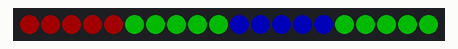
Recording of a sketch running on a simulated Arduino Uno, built with avr-gcc and run on an emulated ATmega328P. Parts: 20 RGB LEDs in strip order, left to right. Dim RGB values are drawn brighter than linear; colours are those a GRB WS2812 strip shows for the declared byte order.

Above: at 1.72 s.
At 2.47 s:
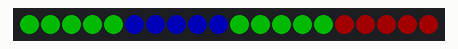
At 2.92 s:
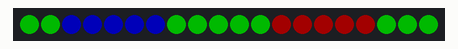
At 3.37 s:
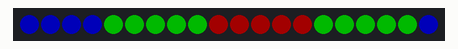
At 4.12 s:
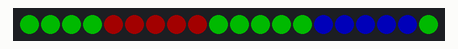
At 4.87 s:
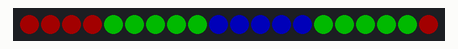

Measured:
- by itself, everything shown: repeats every 3.0 s, in 20 steps

The sketch:

Candy_Cane.ino
```cpp
//***************************************************************
// "candy cane" stripes
// Original code concept by Christopher Kirkman
// https://plus.google.com/118127046082317810519/posts/WfEcTXiroke
//
// Modified to use EVERY_N timer, added option to travel in
// reverse, and added a third color option.
//
// Marc Miller, Dec 2017
// Add randomness for number of colors and length, Dec 2018
//***************************************************************

#include "FastLED.h"
#define LED_TYPE WS2812
#define DATA_PIN 3
#define CLOCK_PIN 13
#define NUM_LEDS 20
#define COLOR_ORDER RGB
CRGB leds[NUM_LEDS];
#define BRIGHTNESS 70

//---------------------------------------------------------------
void setup() {
  Serial.begin(115200);  // Allows serial monitor output (check baud rate)
  delay(1500);  // Startup delay
  FastLED.addLeds<LED_TYPE, DATA_PIN, RGB>(leds, NUM_LEDS);
  FastLED.setBrightness(BRIGHTNESS);
}

//---------------------------------------------------------------
void loop()
{
  candyCane();

}//end_main_loop


//---------------------------------------------------------------
//Draw alternating bands of color, 2 or 3 colors.
//When using three colors, color1 is used between the other two colors.
void candyCane(){
  CRGB color1 = CRGB::Red;  // color used between color 2 (and 3 if used)
  CRGB color2 = CRGB::Green;
  CRGB color3 = CRGB::Blue;  //optional 3rd color
  const uint16_t travelSpeed = 150;
  int shiftBy = 1;  //shiftBy can be positive or negative (to change direction)
  static uint8_t numColors = 3;  // Can be either 2 or 3
  static uint8_t stripeLength = 5;  //number of pixels per color
  static int offset;

  EVERY_N_SECONDS(5) {
//    numColors = random8(2,4);  //picks either 2 or 3
    numColors = 3;  //picks either 2 or 3
//    stripeLength = random8(3,6);  //picks random length
    stripeLength = 5;  //picks random length
  }

  EVERY_N_MILLISECONDS(travelSpeed) {
    if (numColors==2) {
      for (uint8_t i=0; i<NUM_LEDS; i++){
        if ( (i+offset)%((numColors)*stripeLength)<stripeLength ) {
          leds[i] = color2;
        } else {
          leds[i] = color1;
        }
      }
    }

    if (numColors==3) {
      for (uint8_t i=0; i<NUM_LEDS; i++){
        if ( (i+offset)%((numColors+1)*stripeLength)<stripeLength ) {
          leds[i] = color2;
        }
        else if ( (i+offset+(2*stripeLength))%((numColors+1)*stripeLength)<stripeLength ) {
          leds[i] = color3;
        } else {
          leds[i] = color1;
        }
      }
    }

    FastLED.show();

    offset = offset + shiftBy;
    if (shiftBy>0) {  //for positive shiftBy
      if (offset>=NUM_LEDS) offset = 0;
    } else {  //for negitive shiftBy
      if (offset<0) offset = NUM_LEDS;
    }

  }//end EVERY_N
}//end candyCane
```
